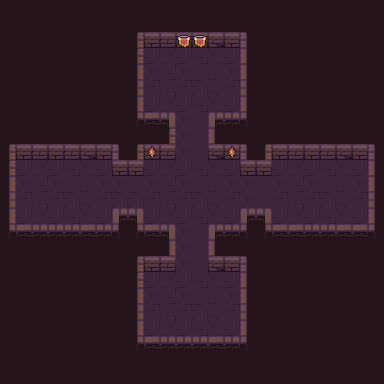

This is a level from a 2D game, rendered from its Tiled map with the project's own tilesets. A one-line summary and the complete map file follow:
An orthogonal 24x24 tile map with 16x16 px tiles, 4 tile layers (background, road, wall, item), 3 tilesets.

<map version="1.5" tiledversion="1.7.2" orientation="orthogonal" renderorder="right-down" width="24" height="24" tilewidth="16" tileheight="16" infinite="0" nextlayerid="6" nextobjectid="1">
 <tileset firstgid="1" name="Dungeon_Tileset" tilewidth="16" tileheight="16" tilecount="100" columns="10">
  <image source="Dungeon_Tileset.png" width="160" height="160" />
 </tileset>
 <tileset firstgid="101" name="flag" tilewidth="16" tileheight="16" tilecount="4" columns="4">
  <image source="flag.png" width="64" height="16" />
  <tile id="0">
   <animation>
    <frame tileid="3" duration="200" />
    <frame tileid="2" duration="200" />
    <frame tileid="1" duration="200" />
    <frame tileid="0" duration="200" />
   </animation>
  </tile>
 </tileset>
 <tileset firstgid="105" name="torch" tilewidth="16" tileheight="16" tilecount="4" columns="4">
  <image source="torch.png" width="64" height="16" />
  <tile id="0">
   <animation>
    <frame tileid="3" duration="200" />
    <frame tileid="2" duration="200" />
    <frame tileid="1" duration="200" />
    <frame tileid="0" duration="200" />
   </animation>
  </tile>
 </tileset>
 <layer id="2" name="background" width="24" height="24">
  <data encoding="csv">
79,79,79,79,79,79,79,79,79,79,79,79,79,79,79,79,79,79,79,79,79,79,79,79,
79,79,79,79,79,79,79,79,79,79,79,79,79,79,79,79,79,79,79,79,79,79,79,79,
79,79,79,79,79,79,79,79,79,79,79,79,79,79,79,79,79,79,79,79,79,79,79,79,
79,79,79,79,79,79,79,79,79,79,79,79,79,79,79,79,79,79,79,79,79,79,79,79,
79,79,79,79,79,79,79,79,79,79,79,79,79,79,79,79,79,79,79,79,79,79,79,79,
79,79,79,79,79,79,79,79,79,79,79,79,79,79,79,79,79,79,79,79,79,79,79,79,
79,79,79,79,79,79,79,79,79,79,79,79,79,79,79,79,79,79,79,79,79,79,79,79,
79,79,79,79,79,79,79,79,79,79,79,79,79,79,79,79,79,79,79,79,79,79,79,79,
79,79,79,79,79,79,79,79,79,79,79,79,79,79,79,79,79,79,79,79,79,79,79,79,
79,79,79,79,79,79,79,79,79,79,79,79,79,79,79,79,79,79,79,79,79,79,79,79,
79,79,79,79,79,79,79,79,79,79,79,79,79,79,79,79,79,79,79,79,79,79,79,79,
79,79,79,79,79,79,79,79,79,79,79,79,79,79,79,79,79,79,79,79,79,79,79,79,
79,79,79,79,79,79,79,79,79,79,79,79,79,79,79,79,79,79,79,79,79,79,79,79,
79,79,79,79,79,79,79,79,79,79,79,79,79,79,79,79,79,79,79,79,79,79,79,79,
79,79,79,79,79,79,79,79,79,79,79,79,79,79,79,79,79,79,79,79,79,79,79,79,
79,79,79,79,79,79,79,79,79,79,79,79,79,79,79,79,79,79,79,79,79,79,79,79,
79,79,79,79,79,79,79,79,79,79,79,79,79,79,79,79,79,79,79,79,79,79,79,79,
79,79,79,79,79,79,79,79,79,79,79,79,79,79,79,79,79,79,79,79,79,79,79,79,
79,79,79,79,79,79,79,79,79,79,79,79,79,79,79,79,79,79,79,79,79,79,79,79,
79,79,79,79,79,79,79,79,79,79,79,79,79,79,79,79,79,79,79,79,79,79,79,79,
79,79,79,79,79,79,79,79,79,79,79,79,79,79,79,79,79,79,79,79,79,79,79,79,
79,79,79,79,79,79,79,79,79,79,79,79,79,79,79,79,79,79,79,79,79,79,79,79,
79,79,79,79,79,79,79,79,79,79,79,79,79,79,79,79,79,79,79,79,79,79,79,79,
79,79,79,79,79,79,79,79,79,79,79,79,79,79,79,79,79,79,79,79,79,79,79,79
</data>
 </layer>
 <layer id="3" name="road" width="24" height="24">
  <data encoding="csv">
0,0,0,0,0,0,0,0,0,0,0,0,0,0,0,0,0,0,0,0,0,0,0,0,
0,0,0,0,0,0,0,0,0,0,0,0,0,0,0,0,0,0,0,0,0,0,0,0,
0,0,0,0,0,0,0,0,0,0,0,0,0,0,0,0,0,0,0,0,0,0,0,0,
0,0,0,0,0,0,0,0,0,8,7,8,9,10,8,0,0,0,0,0,0,0,0,0,
0,0,0,0,0,0,0,0,0,18,17,18,19,20,18,0,0,0,0,0,0,0,0,0,
0,0,0,0,0,0,0,0,0,28,27,28,29,30,28,0,0,0,0,0,0,0,0,0,
0,0,0,0,0,0,0,0,0,8,7,8,9,10,8,0,0,0,0,0,0,0,0,0,
0,0,0,0,0,0,0,0,0,0,0,18,19,0,0,0,0,0,0,0,0,0,0,0,
0,0,0,0,0,0,0,0,0,0,0,18,19,0,0,0,0,0,0,0,0,0,0,0,
0,0,0,0,0,0,0,0,0,0,0,18,19,0,0,0,0,0,0,0,0,0,0,0,
0,8,7,8,9,10,8,0,0,8,7,8,9,10,8,0,0,8,7,8,9,10,8,0,
0,18,17,18,19,20,18,18,19,18,17,18,19,20,18,18,19,18,17,18,19,20,18,0,
0,28,27,28,29,30,28,29,29,28,27,28,29,30,28,18,19,28,27,28,29,30,28,0,
0,8,7,8,9,10,8,0,0,8,7,8,9,10,8,0,0,8,7,8,9,10,8,0,
0,0,0,0,0,0,0,0,0,0,0,18,19,0,0,0,0,0,0,0,0,0,0,0,
0,0,0,0,0,0,0,0,0,0,0,18,19,0,0,0,0,0,0,0,0,0,0,0,
0,0,0,0,0,0,0,0,0,0,0,18,19,0,0,0,0,0,0,0,0,0,0,0,
0,0,0,0,0,0,0,0,0,8,7,8,9,10,8,0,0,0,0,0,0,0,0,0,
0,0,0,0,0,0,0,0,0,18,17,18,19,20,18,0,0,0,0,0,0,0,0,0,
0,0,0,0,0,0,0,0,0,28,27,28,29,30,28,0,0,0,0,0,0,0,0,0,
0,0,0,0,0,0,0,0,0,8,7,8,9,10,8,0,0,0,0,0,0,0,0,0,
0,0,0,0,0,0,0,0,0,0,0,0,0,0,0,0,0,0,0,0,0,0,0,0,
0,0,0,0,0,0,0,0,0,0,0,0,0,0,0,0,0,0,0,0,0,0,0,0,
0,0,0,0,0,0,0,0,0,0,0,0,0,0,0,0,0,0,0,0,0,0,0,0
</data>
 </layer>
 <layer id="4" name="wall" width="24" height="24">
  <data encoding="csv">
0,0,0,0,0,0,0,0,0,0,0,0,0,0,0,0,0,0,0,0,0,0,0,0,
0,0,0,0,0,0,0,0,0,0,0,0,0,0,0,0,0,0,0,0,0,0,0,0,
0,0,0,0,0,0,0,0,1,2,3,2,3,4,5,6,0,0,0,0,0,0,0,0,
0,0,0,0,0,0,0,0,1,0,0,0,0,0,0,16,0,0,0,0,0,0,0,0,
0,0,0,0,0,0,0,0,11,0,0,0,0,0,0,16,0,0,0,0,0,0,0,0,
0,0,0,0,0,0,0,0,21,0,0,0,0,0,0,26,0,0,0,0,0,0,0,0,
0,0,0,0,0,0,0,0,31,0,0,0,0,0,0,36,0,0,0,0,0,0,0,0,
0,0,0,0,0,0,0,0,41,42,56,0,0,55,43,46,0,0,0,0,0,0,0,0,
0,0,0,0,0,0,0,0,0,0,1,0,0,16,0,0,0,0,0,0,0,0,0,0,
1,2,3,2,3,4,5,6,1,2,3,0,0,4,5,6,1,2,3,2,3,4,5,6,
1,0,0,0,0,0,0,2,2,0,0,0,0,0,0,2,2,0,0,0,0,0,0,16,
11,0,0,0,0,0,0,0,0,0,0,0,0,0,0,0,0,0,0,0,0,0,0,16,
21,0,0,0,0,0,0,0,0,0,0,0,0,0,0,0,0,0,0,0,0,0,0,26,
31,0,0,0,0,0,0,55,56,0,0,0,0,0,0,55,56,0,0,0,0,0,0,36,
41,42,43,43,44,42,43,46,41,42,56,0,0,55,43,46,41,42,45,43,44,42,45,46,
0,0,0,0,0,0,0,0,0,0,11,0,0,16,0,0,0,0,0,0,0,0,0,0,
0,0,0,0,0,0,0,0,1,2,3,0,0,4,5,6,0,0,0,0,0,0,0,0,
0,0,0,0,0,0,0,0,1,0,0,0,0,0,0,16,0,0,0,0,0,0,0,0,
0,0,0,0,0,0,0,0,11,0,0,0,0,0,0,16,0,0,0,0,0,0,0,0,
0,0,0,0,0,0,0,0,21,0,0,0,0,0,0,26,0,0,0,0,0,0,0,0,
0,0,0,0,0,0,0,0,31,0,0,0,0,0,0,36,0,0,0,0,0,0,0,0,
0,0,0,0,0,0,0,0,41,42,43,43,44,42,43,46,0,0,0,0,0,0,0,0,
0,0,0,0,0,0,0,0,0,0,0,0,0,0,0,0,0,0,0,0,0,0,0,0,
0,0,0,0,0,0,0,0,0,0,0,0,0,0,0,0,0,0,0,0,0,0,0,0
</data>
 </layer>
 <layer id="5" name="item" width="24" height="24">
  <data encoding="csv">
0,0,0,0,0,0,0,0,0,0,0,0,0,0,0,0,0,0,0,0,0,0,0,0,
0,0,0,0,0,0,0,0,0,0,0,0,0,0,0,0,0,0,0,0,0,0,0,0,
0,0,0,0,0,0,0,0,0,0,0,101,101,0,0,0,0,0,0,0,0,0,0,0,
0,0,0,0,0,0,0,0,0,0,0,0,0,0,0,0,0,0,0,0,0,0,0,0,
0,0,0,0,0,0,0,0,0,0,0,0,0,0,0,0,0,0,0,0,0,0,0,0,
0,0,0,0,0,0,0,0,0,0,0,0,0,0,0,0,0,0,0,0,0,0,0,0,
0,0,0,0,0,0,0,0,0,0,0,0,0,0,0,0,0,0,0,0,0,0,0,0,
0,0,0,0,0,0,0,0,0,0,0,0,0,0,0,0,0,0,0,0,0,0,0,0,
0,0,0,0,0,0,0,0,0,0,0,0,0,0,0,0,0,0,0,0,0,0,0,0,
0,0,0,0,0,0,0,0,0,105,0,0,0,0,105,0,0,0,0,0,0,0,0,0,
0,0,0,0,0,0,0,0,0,0,0,0,0,0,0,0,0,0,0,0,0,0,0,0,
0,0,0,0,0,0,0,0,0,0,0,0,0,0,0,0,0,0,0,0,0,0,0,0,
0,0,0,0,0,0,0,0,0,0,0,0,0,0,0,0,0,0,0,0,0,0,0,0,
0,0,0,0,0,0,0,0,0,0,0,0,0,0,0,0,0,0,0,0,0,0,0,0,
0,0,0,0,0,0,0,0,0,0,0,0,0,0,0,0,0,0,0,0,0,0,0,0,
0,0,0,0,0,0,0,0,0,0,0,0,0,0,0,0,0,0,0,0,0,0,0,0,
0,0,0,0,0,0,0,0,0,0,0,0,0,0,0,0,0,0,0,0,0,0,0,0,
0,0,0,0,0,0,0,0,0,0,0,0,0,0,0,0,0,0,0,0,0,0,0,0,
0,0,0,0,0,0,0,0,0,0,0,0,0,0,0,0,0,0,0,0,0,0,0,0,
0,0,0,0,0,0,0,0,0,0,0,0,0,0,0,0,0,0,0,0,0,0,0,0,
0,0,0,0,0,0,0,0,0,0,0,0,0,0,0,0,0,0,0,0,0,0,0,0,
0,0,0,0,0,0,0,0,0,0,0,0,0,0,0,0,0,0,0,0,0,0,0,0,
0,0,0,0,0,0,0,0,0,0,0,0,0,0,0,0,0,0,0,0,0,0,0,0,
0,0,0,0,0,0,0,0,0,0,0,0,0,0,0,0,0,0,0,0,0,0,0,0
</data>
 </layer>
</map>
